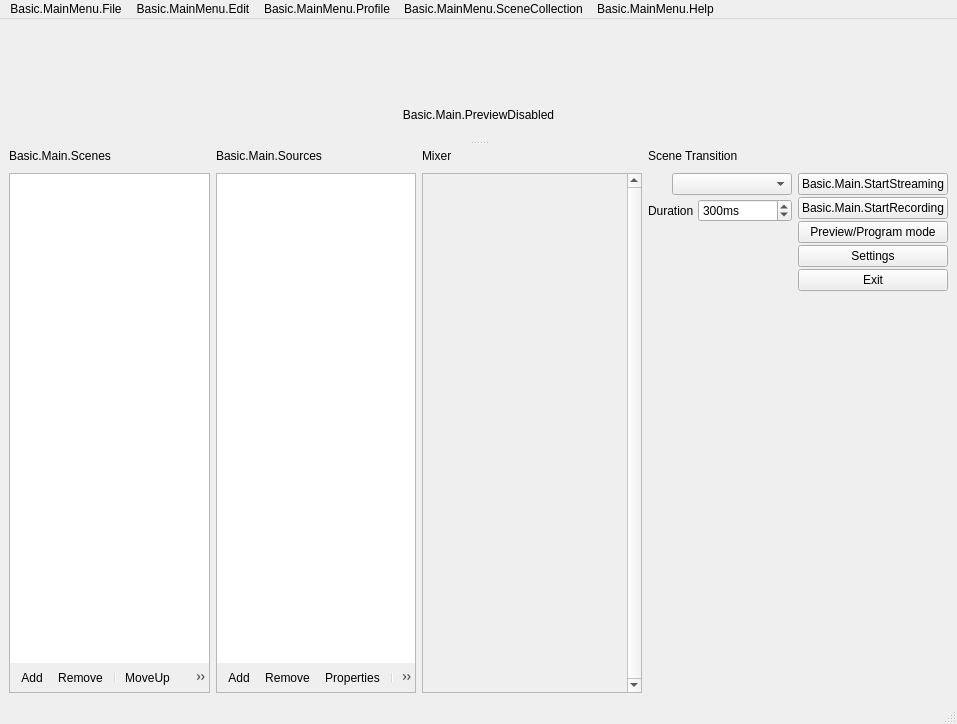
<?xml version="1.0" encoding="UTF-8"?>
<ui version="4.0">
 <author>Jim</author>
 <class>OBSBasic</class>
 <widget class="QMainWindow" name="OBSBasic">
  <property name="geometry">
   <rect>
    <x>0</x>
    <y>0</y>
    <width>957</width>
    <height>724</height>
   </rect>
  </property>
  <property name="sizePolicy">
   <sizepolicy hsizetype="Minimum" vsizetype="Minimum">
    <horstretch>0</horstretch>
    <verstretch>0</verstretch>
   </sizepolicy>
  </property>
  <property name="minimumSize">
   <size>
    <width>0</width>
    <height>0</height>
   </size>
  </property>
  <property name="windowTitle">
   <string>.MainWindow</string>
  </property>
  <property name="windowIcon">
   <iconset resource="obs.qrc">
    <normaloff>:/res/images/obs.png</normaloff>:/res/images/obs.png</iconset>
  </property>
  <property name="styleSheet">
   <string notr="true"/>
  </property>
  <widget class="QWidget" name="centralwidget">
   <layout class="QHBoxLayout" name="horizontalLayout">
    <item>
     <widget class="QSplitter" name="mainSplitter">
      <property name="orientation">
       <enum>Qt::Vertical</enum>
      </property>
      <property name="childrenCollapsible">
       <bool>false</bool>
      </property>
      <widget class="QWidget" name="verticalLayoutWidget_7">
       <layout class="QVBoxLayout" name="verticalLayout_14">
        <item>
         <layout class="QHBoxLayout" name="previewLayout">
          <property name="spacing">
           <number>2</number>
          </property>
          <item>
           <widget class="OBSBasicPreview" name="preview" native="true">
            <property name="sizePolicy">
             <sizepolicy hsizetype="Expanding" vsizetype="Expanding">
              <horstretch>0</horstretch>
              <verstretch>0</verstretch>
             </sizepolicy>
            </property>
            <property name="minimumSize">
             <size>
              <width>32</width>
              <height>32</height>
             </size>
            </property>
            <property name="focusPolicy">
             <enum>Qt::ClickFocus</enum>
            </property>
            <property name="contextMenuPolicy">
             <enum>Qt::CustomContextMenu</enum>
            </property>
           </widget>
          </item>
         </layout>
        </item>
        <item>
         <widget class="QLabel" name="previewDisabledLabel">
          <property name="sizePolicy">
           <sizepolicy hsizetype="Expanding" vsizetype="Expanding">
            <horstretch>0</horstretch>
            <verstretch>0</verstretch>
           </sizepolicy>
          </property>
          <property name="contextMenuPolicy">
           <enum>Qt::CustomContextMenu</enum>
          </property>
          <property name="text">
           <string>Basic.Main.PreviewDisabled</string>
          </property>
          <property name="alignment">
           <set>Qt::AlignCenter</set>
          </property>
         </widget>
        </item>
       </layout>
      </widget>
      <widget class="QWidget" name="gridLayoutWidget_2">
       <layout class="QGridLayout" name="gridLayout_2">
        <item row="1" column="4">
         <layout class="QVBoxLayout" name="buttonsVLayout">
          <property name="spacing">
           <number>2</number>
          </property>
          <item>
           <widget class="QPushButton" name="streamButton">
            <property name="enabled">
             <bool>true</bool>
            </property>
            <property name="sizePolicy">
             <sizepolicy hsizetype="Preferred" vsizetype="Fixed">
              <horstretch>0</horstretch>
              <verstretch>0</verstretch>
             </sizepolicy>
            </property>
            <property name="text">
             <string>Basic.Main.StartStreaming</string>
            </property>
            <property name="checkable">
             <bool>false</bool>
            </property>
           </widget>
          </item>
          <item>
           <widget class="QPushButton" name="recordButton">
            <property name="enabled">
             <bool>true</bool>
            </property>
            <property name="sizePolicy">
             <sizepolicy hsizetype="Preferred" vsizetype="Fixed">
              <horstretch>0</horstretch>
              <verstretch>0</verstretch>
             </sizepolicy>
            </property>
            <property name="minimumSize">
             <size>
              <width>130</width>
              <height>0</height>
             </size>
            </property>
            <property name="text">
             <string>Basic.Main.StartRecording</string>
            </property>
           </widget>
          </item>
          <item>
           <widget class="QPushButton" name="modeSwitch">
            <property name="text">
             <string>Preview/Program mode</string>
            </property>
           </widget>
          </item>
          <item>
           <widget class="QPushButton" name="settingsButton">
            <property name="sizePolicy">
             <sizepolicy hsizetype="Preferred" vsizetype="Fixed">
              <horstretch>0</horstretch>
              <verstretch>0</verstretch>
             </sizepolicy>
            </property>
            <property name="text">
             <string>Settings</string>
            </property>
           </widget>
          </item>
          <item>
           <widget class="QPushButton" name="exitButton">
            <property name="sizePolicy">
             <sizepolicy hsizetype="Preferred" vsizetype="Fixed">
              <horstretch>0</horstretch>
              <verstretch>0</verstretch>
             </sizepolicy>
            </property>
            <property name="text">
             <string>Exit</string>
            </property>
           </widget>
          </item>
          <item>
           <spacer name="expVSpacer_2">
            <property name="orientation">
             <enum>Qt::Vertical</enum>
            </property>
            <property name="sizeHint" stdset="0">
             <size>
              <width>0</width>
              <height>0</height>
             </size>
            </property>
           </spacer>
          </item>
         </layout>
        </item>
        <item row="1" column="2">
         <widget class="VScrollArea" name="scrollArea">
          <property name="minimumSize">
           <size>
            <width>220</width>
            <height>0</height>
           </size>
          </property>
          <property name="frameShape">
           <enum>QFrame::StyledPanel</enum>
          </property>
          <property name="frameShadow">
           <enum>QFrame::Sunken</enum>
          </property>
          <property name="verticalScrollBarPolicy">
           <enum>Qt::ScrollBarAlwaysOn</enum>
          </property>
          <property name="horizontalScrollBarPolicy">
           <enum>Qt::ScrollBarAlwaysOff</enum>
          </property>
          <property name="widgetResizable">
           <bool>true</bool>
          </property>
          <widget class="QWidget" name="volumeWidgets">
           <property name="geometry">
            <rect>
             <x>0</x>
             <y>0</y>
             <width>201</width>
             <height>16</height>
            </rect>
           </property>
           <property name="sizePolicy">
            <sizepolicy hsizetype="Preferred" vsizetype="Maximum">
             <horstretch>0</horstretch>
             <verstretch>0</verstretch>
            </sizepolicy>
           </property>
           <layout class="QVBoxLayout" name="verticalLayout_18">
            <property name="spacing">
             <number>0</number>
            </property>
            <property name="leftMargin">
             <number>0</number>
            </property>
            <property name="topMargin">
             <number>0</number>
            </property>
            <property name="rightMargin">
             <number>0</number>
            </property>
            <property name="bottomMargin">
             <number>0</number>
            </property>
           </layout>
          </widget>
         </widget>
        </item>
        <item row="1" column="0">
         <layout class="QVBoxLayout" name="scenesVLayout">
          <property name="spacing">
           <number>0</number>
          </property>
          <item>
           <widget class="QFrame" name="scenesFrame">
            <property name="sizePolicy">
             <sizepolicy hsizetype="Expanding" vsizetype="Expanding">
              <horstretch>0</horstretch>
              <verstretch>0</verstretch>
             </sizepolicy>
            </property>
            <property name="minimumSize">
             <size>
              <width>160</width>
              <height>0</height>
             </size>
            </property>
            <property name="maximumSize">
             <size>
              <width>260</width>
              <height>16777215</height>
             </size>
            </property>
            <property name="frameShape">
             <enum>QFrame::StyledPanel</enum>
            </property>
            <property name="frameShadow">
             <enum>QFrame::Sunken</enum>
            </property>
            <layout class="QVBoxLayout" name="verticalLayout_11">
             <property name="spacing">
              <number>0</number>
             </property>
             <property name="leftMargin">
              <number>0</number>
             </property>
             <property name="topMargin">
              <number>0</number>
             </property>
             <property name="rightMargin">
              <number>0</number>
             </property>
             <property name="bottomMargin">
              <number>0</number>
             </property>
             <item>
              <widget class="QListWidget" name="scenes">
               <property name="sizePolicy">
                <sizepolicy hsizetype="Preferred" vsizetype="Expanding">
                 <horstretch>0</horstretch>
                 <verstretch>0</verstretch>
                </sizepolicy>
               </property>
               <property name="contextMenuPolicy">
                <enum>Qt::CustomContextMenu</enum>
               </property>
               <property name="frameShape">
                <enum>QFrame::NoFrame</enum>
               </property>
               <property name="frameShadow">
                <enum>QFrame::Plain</enum>
               </property>
               <property name="showDropIndicator" stdset="0">
                <bool>true</bool>
               </property>
               <property name="dragEnabled">
                <bool>true</bool>
               </property>
               <property name="dragDropMode">
                <enum>QAbstractItemView::InternalMove</enum>
               </property>
               <property name="defaultDropAction">
                <enum>Qt::TargetMoveAction</enum>
               </property>
              </widget>
             </item>
             <item>
              <widget class="QToolBar" name="scenesToolbar">
               <property name="iconSize">
                <size>
                 <width>16</width>
                 <height>16</height>
                </size>
               </property>
               <property name="floatable">
                <bool>false</bool>
               </property>
               <addaction name="actionAddScene"/>
               <addaction name="actionRemoveScene"/>
               <addaction name="separator"/>
               <addaction name="actionSceneUp"/>
               <addaction name="actionSceneDown"/>
              </widget>
             </item>
             <item>
              <spacer name="scenesFixedSizeHSpacer">
               <property name="orientation">
                <enum>Qt::Horizontal</enum>
               </property>
               <property name="sizeType">
                <enum>QSizePolicy::Fixed</enum>
               </property>
               <property name="sizeHint" stdset="0">
                <size>
                 <width>150</width>
                 <height>0</height>
                </size>
               </property>
              </spacer>
             </item>
            </layout>
           </widget>
          </item>
         </layout>
        </item>
        <item row="0" column="1">
         <widget class="QLabel" name="sourcesLabel">
          <property name="text">
           <string>Basic.Main.Sources</string>
          </property>
         </widget>
        </item>
        <item row="0" column="2">
         <layout class="QHBoxLayout" name="mixadvHLayout">
          <property name="spacing">
           <number>2</number>
          </property>
          <item>
           <widget class="QLabel" name="mixerLabel">
            <property name="sizePolicy">
             <sizepolicy hsizetype="Maximum" vsizetype="Preferred">
              <horstretch>0</horstretch>
              <verstretch>0</verstretch>
             </sizepolicy>
            </property>
            <property name="text">
             <string>Mixer</string>
            </property>
           </widget>
          </item>
          <item>
           <widget class="QPushButton" name="advAudioProps">
            <property name="sizePolicy">
             <sizepolicy hsizetype="Maximum" vsizetype="Maximum">
              <horstretch>0</horstretch>
              <verstretch>0</verstretch>
             </sizepolicy>
            </property>
            <property name="maximumSize">
             <size>
              <width>22</width>
              <height>22</height>
             </size>
            </property>
            <property name="text">
             <string notr="true"/>
            </property>
            <property name="icon">
             <iconset resource="obs.qrc">
              <normaloff>:/res/images/configuration21_16.png</normaloff>:/res/images/configuration21_16.png</iconset>
            </property>
            <property name="flat">
             <bool>true</bool>
            </property>
            <property name="themeID" stdset="0">
             <string notr="true">configIconSmall</string>
            </property>
           </widget>
          </item>
          <item>
           <spacer name="mixadvHSpacer_4">
            <property name="orientation">
             <enum>Qt::Horizontal</enum>
            </property>
            <property name="sizeHint" stdset="0">
             <size>
              <width>0</width>
              <height>0</height>
             </size>
            </property>
           </spacer>
          </item>
         </layout>
        </item>
        <item row="1" column="1">
         <layout class="QVBoxLayout" name="sourcesVLayout">
          <property name="spacing">
           <number>0</number>
          </property>
          <item>
           <widget class="QFrame" name="sourcesFrame">
            <property name="sizePolicy">
             <sizepolicy hsizetype="Expanding" vsizetype="Expanding">
              <horstretch>0</horstretch>
              <verstretch>0</verstretch>
             </sizepolicy>
            </property>
            <property name="minimumSize">
             <size>
              <width>160</width>
              <height>0</height>
             </size>
            </property>
            <property name="maximumSize">
             <size>
              <width>260</width>
              <height>16777215</height>
             </size>
            </property>
            <property name="frameShape">
             <enum>QFrame::StyledPanel</enum>
            </property>
            <property name="frameShadow">
             <enum>QFrame::Sunken</enum>
            </property>
            <layout class="QVBoxLayout" name="verticalLayout_16">
             <property name="spacing">
              <number>0</number>
             </property>
             <property name="leftMargin">
              <number>0</number>
             </property>
             <property name="topMargin">
              <number>0</number>
             </property>
             <property name="rightMargin">
              <number>0</number>
             </property>
             <property name="bottomMargin">
              <number>0</number>
             </property>
             <item>
              <widget class="SourceListWidget" name="sources">
               <property name="sizePolicy">
                <sizepolicy hsizetype="Preferred" vsizetype="Expanding">
                 <horstretch>0</horstretch>
                 <verstretch>0</verstretch>
                </sizepolicy>
               </property>
               <property name="contextMenuPolicy">
                <enum>Qt::CustomContextMenu</enum>
               </property>
               <property name="frameShape">
                <enum>QFrame::NoFrame</enum>
               </property>
               <property name="showDropIndicator" stdset="0">
                <bool>true</bool>
               </property>
               <property name="dragEnabled">
                <bool>true</bool>
               </property>
               <property name="dragDropMode">
                <enum>QAbstractItemView::InternalMove</enum>
               </property>
               <property name="defaultDropAction">
                <enum>Qt::TargetMoveAction</enum>
               </property>
               <property name="selectionMode">
                <enum>QAbstractItemView::ExtendedSelection</enum>
               </property>
              </widget>
             </item>
             <item>
              <widget class="QToolBar" name="sourcesToolbar">
               <property name="iconSize">
                <size>
                 <width>16</width>
                 <height>16</height>
                </size>
               </property>
               <property name="floatable">
                <bool>false</bool>
               </property>
               <addaction name="actionAddSource"/>
               <addaction name="actionRemoveSource"/>
               <addaction name="actionSourceProperties"/>
               <addaction name="separator"/>
               <addaction name="actionSourceUp"/>
               <addaction name="actionSourceDown"/>
              </widget>
             </item>
             <item>
              <spacer name="sourcesFixedSizeHSpacer">
               <property name="orientation">
                <enum>Qt::Horizontal</enum>
               </property>
               <property name="sizeType">
                <enum>QSizePolicy::Fixed</enum>
               </property>
               <property name="sizeHint" stdset="0">
                <size>
                 <width>150</width>
                 <height>0</height>
                </size>
               </property>
              </spacer>
             </item>
            </layout>
           </widget>
          </item>
         </layout>
        </item>
        <item row="0" column="0">
         <widget class="QLabel" name="scenesLabel">
          <property name="text">
           <string>Basic.Main.Scenes</string>
          </property>
         </widget>
        </item>
        <item row="1" column="3">
         <layout class="QVBoxLayout" name="verticalLayout">
          <property name="spacing">
           <number>4</number>
          </property>
          <item>
           <layout class="QHBoxLayout" name="horizontalLayout_2">
            <property name="spacing">
             <number>2</number>
            </property>
            <item>
             <widget class="QPushButton" name="transitionProps">
              <property name="sizePolicy">
               <sizepolicy hsizetype="Maximum" vsizetype="Maximum">
                <horstretch>0</horstretch>
                <verstretch>0</verstretch>
               </sizepolicy>
              </property>
              <property name="maximumSize">
               <size>
                <width>22</width>
                <height>22</height>
               </size>
              </property>
              <property name="text">
               <string notr="true"/>
              </property>
              <property name="icon">
               <iconset resource="obs.qrc">
                <normaloff>:/res/images/configuration21_16.png</normaloff>:/res/images/configuration21_16.png</iconset>
              </property>
              <property name="flat">
               <bool>true</bool>
              </property>
              <property name="themeID" stdset="0">
               <string notr="true">configIconSmall</string>
              </property>
             </widget>
            </item>
            <item>
             <widget class="QComboBox" name="transitions">
              <property name="minimumSize">
               <size>
                <width>120</width>
                <height>0</height>
               </size>
              </property>
             </widget>
            </item>
           </layout>
          </item>
          <item>
           <layout class="QHBoxLayout" name="horizontalLayout_3">
            <property name="spacing">
             <number>4</number>
            </property>
            <item>
             <widget class="QLabel" name="transitionDurationLabel">
              <property name="sizePolicy">
               <sizepolicy hsizetype="Maximum" vsizetype="Preferred">
                <horstretch>0</horstretch>
                <verstretch>0</verstretch>
               </sizepolicy>
              </property>
              <property name="text">
               <string>Duration</string>
              </property>
             </widget>
            </item>
            <item>
             <widget class="QSpinBox" name="transitionDuration">
              <property name="suffix">
               <string>ms</string>
              </property>
              <property name="minimum">
               <number>2</number>
              </property>
              <property name="maximum">
               <number>10000</number>
              </property>
              <property name="singleStep">
               <number>50</number>
              </property>
              <property name="value">
               <number>300</number>
              </property>
             </widget>
            </item>
           </layout>
          </item>
          <item>
           <spacer name="verticalSpacer">
            <property name="orientation">
             <enum>Qt::Vertical</enum>
            </property>
            <property name="sizeHint" stdset="0">
             <size>
              <width>20</width>
              <height>40</height>
             </size>
            </property>
           </spacer>
          </item>
         </layout>
        </item>
        <item row="0" column="3">
         <widget class="QLabel" name="label_2">
          <property name="text">
           <string>Scene Transition</string>
          </property>
         </widget>
        </item>
       </layout>
      </widget>
     </widget>
    </item>
   </layout>
  </widget>
  <widget class="QMenuBar" name="menubar">
   <property name="geometry">
    <rect>
     <x>0</x>
     <y>0</y>
     <width>957</width>
     <height>21</height>
    </rect>
   </property>
   <widget class="QMenu" name="menu_File">
    <property name="title">
     <string>Basic.MainMenu.File</string>
    </property>
    <addaction name="actionShow_Recordings"/>
    <addaction name="actionRemux"/>
    <addaction name="separator"/>
    <addaction name="action_Settings"/>
    <addaction name="actionShowSettingsFolder"/>
    <addaction name="actionShowProfileFolder"/>
    <addaction name="separator"/>
    <addaction name="actionE_xit"/>
   </widget>
   <widget class="QMenu" name="menuBasic_MainMenu_Help">
    <property name="title">
     <string>Basic.MainMenu.Help</string>
    </property>
    <widget class="QMenu" name="menuLogFiles">
     <property name="title">
      <string>Basic.MainMenu.Help.Logs</string>
     </property>
     <addaction name="actionShowLogs"/>
     <addaction name="actionUploadCurrentLog"/>
     <addaction name="actionUploadLastLog"/>
     <addaction name="actionViewCurrentLog"/>
    </widget>
    <addaction name="actionWebsite"/>
    <addaction name="separator"/>
    <addaction name="menuLogFiles"/>
    <addaction name="actionCheckForUpdates"/>
   </widget>
   <widget class="QMenu" name="menuBasic_MainMenu_Edit">
    <property name="title">
     <string>Basic.MainMenu.Edit</string>
    </property>
    <widget class="QMenu" name="transformMenu">
     <property name="title">
      <string>Basic.MainMenu.Edit.Transform</string>
     </property>
     <addaction name="actionEditTransform"/>
     <addaction name="actionResetTransform"/>
     <addaction name="separator"/>
     <addaction name="actionRotate90CW"/>
     <addaction name="actionRotate90CCW"/>
     <addaction name="actionRotate180"/>
     <addaction name="separator"/>
     <addaction name="actionFlipHorizontal"/>
     <addaction name="actionFlipVertical"/>
     <addaction name="separator"/>
     <addaction name="actionFitToScreen"/>
     <addaction name="actionStretchToScreen"/>
     <addaction name="actionCenterToScreen"/>
    </widget>
    <widget class="QMenu" name="orderMenu">
     <property name="title">
      <string>Basic.MainMenu.Edit.Order</string>
     </property>
     <addaction name="actionMoveUp"/>
     <addaction name="actionMoveDown"/>
     <addaction name="separator"/>
     <addaction name="actionMoveToTop"/>
     <addaction name="actionMoveToBottom"/>
    </widget>
    <addaction name="transformMenu"/>
    <addaction name="orderMenu"/>
    <addaction name="separator"/>
    <addaction name="actionAdvAudioProperties"/>
   </widget>
   <widget class="QMenu" name="profileMenu">
    <property name="title">
     <string>Basic.MainMenu.Profile</string>
    </property>
    <addaction name="actionNewProfile"/>
    <addaction name="actionDupProfile"/>
    <addaction name="actionRenameProfile"/>
    <addaction name="actionRemoveProfile"/>
    <addaction name="separator"/>
   </widget>
   <widget class="QMenu" name="sceneCollectionMenu">
    <property name="title">
     <string>Basic.MainMenu.SceneCollection</string>
    </property>
    <addaction name="actionNewSceneCollection"/>
    <addaction name="actionDupSceneCollection"/>
    <addaction name="actionRenameSceneCollection"/>
    <addaction name="actionRemoveSceneCollection"/>
    <addaction name="separator"/>
   </widget>
   <addaction name="menu_File"/>
   <addaction name="menuBasic_MainMenu_Edit"/>
   <addaction name="profileMenu"/>
   <addaction name="sceneCollectionMenu"/>
   <addaction name="menuBasic_MainMenu_Help"/>
  </widget>
  <widget class="OBSBasicStatusBar" name="statusbar"/>
  <action name="actionAddScene">
   <property name="icon">
    <iconset resource="obs.qrc">
     <normaloff>:/res/images/add.png</normaloff>:/res/images/add.png</iconset>
   </property>
   <property name="text">
    <string>Add</string>
   </property>
   <property name="themeID" stdset="0">
    <string notr="true">addIconSmall</string>
   </property>
  </action>
  <action name="actionAddSource">
   <property name="icon">
    <iconset resource="obs.qrc">
     <normaloff>:/res/images/add.png</normaloff>:/res/images/add.png</iconset>
   </property>
   <property name="text">
    <string>Add</string>
   </property>
   <property name="themeID" stdset="0">
    <string notr="true">addIconSmall</string>
   </property>
  </action>
  <action name="actionRemoveScene">
   <property name="icon">
    <iconset resource="obs.qrc">
     <normaloff>:/res/images/list_remove.png</normaloff>:/res/images/list_remove.png</iconset>
   </property>
   <property name="text">
    <string>Remove</string>
   </property>
   <property name="shortcut">
    <string>Del</string>
   </property>
   <property name="shortcutContext">
    <enum>Qt::WidgetWithChildrenShortcut</enum>
   </property>
   <property name="themeID" stdset="0">
    <string notr="true">removeIconSmall</string>
   </property>
  </action>
  <action name="actionRemoveSource">
   <property name="icon">
    <iconset resource="obs.qrc">
     <normaloff>:/res/images/list_remove.png</normaloff>:/res/images/list_remove.png</iconset>
   </property>
   <property name="text">
    <string>Remove</string>
   </property>
   <property name="shortcut">
    <string>Del</string>
   </property>
   <property name="shortcutContext">
    <enum>Qt::WidgetWithChildrenShortcut</enum>
   </property>
   <property name="themeID" stdset="0">
    <string notr="true">removeIconSmall</string>
   </property>
  </action>
  <action name="actionSourceProperties">
   <property name="enabled">
    <bool>true</bool>
   </property>
   <property name="icon">
    <iconset resource="obs.qrc">
     <normaloff>:/res/images/properties.png</normaloff>:/res/images/properties.png</iconset>
   </property>
   <property name="text">
    <string>Properties</string>
   </property>
   <property name="themeID" stdset="0">
    <string notr="true">propertiesIconSmall</string>
   </property>
  </action>
  <action name="actionSceneUp">
   <property name="icon">
    <iconset resource="obs.qrc">
     <normaloff>:/res/images/up.png</normaloff>:/res/images/up.png</iconset>
   </property>
   <property name="text">
    <string>MoveUp</string>
   </property>
   <property name="themeID" stdset="0">
    <string notr="true">upArrowIconSmall</string>
   </property>
  </action>
  <action name="actionSourceUp">
   <property name="enabled">
    <bool>true</bool>
   </property>
   <property name="icon">
    <iconset resource="obs.qrc">
     <normaloff>:/res/images/up.png</normaloff>:/res/images/up.png</iconset>
   </property>
   <property name="text">
    <string>MoveUp</string>
   </property>
   <property name="themeID" stdset="0">
    <string notr="true">upArrowIconSmall</string>
   </property>
  </action>
  <action name="actionSceneDown">
   <property name="icon">
    <iconset resource="obs.qrc">
     <normaloff>:/res/images/down.png</normaloff>:/res/images/down.png</iconset>
   </property>
   <property name="text">
    <string>MoveDown</string>
   </property>
   <property name="themeID" stdset="0">
    <string notr="true">downArrowIconSmall</string>
   </property>
  </action>
  <action name="actionSourceDown">
   <property name="enabled">
    <bool>true</bool>
   </property>
   <property name="icon">
    <iconset resource="obs.qrc">
     <normaloff>:/res/images/down.png</normaloff>:/res/images/down.png</iconset>
   </property>
   <property name="text">
    <string>MoveDown</string>
   </property>
   <property name="themeID" stdset="0">
    <string notr="true">downArrowIconSmall</string>
   </property>
  </action>
  <action name="actionShow_Recordings">
   <property name="text">
    <string>Basic.MainMenu.File.ShowRecordings</string>
   </property>
  </action>
  <action name="actionRemux">
   <property name="text">
    <string>Basic.MainMenu.File.Remux</string>
   </property>
  </action>
  <action name="action_Settings">
   <property name="text">
    <string>Basic.MainMenu.File.Settings</string>
   </property>
  </action>
  <action name="actionE_xit">
   <property name="text">
    <string>Basic.MainMenu.File.Exit</string>
   </property>
  </action>
  <action name="actionShowLogs">
   <property name="text">
    <string>Basic.MainMenu.Help.Logs.ShowLogs</string>
   </property>
  </action>
  <action name="actionUploadLastLog">
   <property name="text">
    <string>Basic.MainMenu.Help.Logs.UploadLastLog</string>
   </property>
  </action>
  <action name="actionUploadCurrentLog">
   <property name="text">
    <string>Basic.MainMenu.Help.Logs.UploadCurrentLog</string>
   </property>
  </action>
  <action name="actionViewCurrentLog">
   <property name="text">
    <string>Basic.MainMenu.Help.Logs.ViewCurrentLog</string>
   </property>
  </action>
  <action name="actionUndo">
   <property name="enabled">
    <bool>false</bool>
   </property>
   <property name="text">
    <string>Basic.MainMenu.Edit.Undo</string>
   </property>
  </action>
  <action name="actionRedo">
   <property name="enabled">
    <bool>false</bool>
   </property>
   <property name="text">
    <string>Basic.MainMenu.Edit.Redo</string>
   </property>
  </action>
  <action name="actionEditTransform">
   <property name="text">
    <string>Basic.MainMenu.Edit.Transform.EditTransform</string>
   </property>
  </action>
  <action name="actionRotate90CW">
   <property name="text">
    <string>Basic.MainMenu.Edit.Transform.Rotate90CW</string>
   </property>
  </action>
  <action name="actionRotate90CCW">
   <property name="text">
    <string>Basic.MainMenu.Edit.Transform.Rotate90CCW</string>
   </property>
  </action>
  <action name="actionRotate180">
   <property name="text">
    <string>Basic.MainMenu.Edit.Transform.Rotate180</string>
   </property>
  </action>
  <action name="actionFitToScreen">
   <property name="text">
    <string>Basic.MainMenu.Edit.Transform.FitToScreen</string>
   </property>
   <property name="shortcut">
    <string>Ctrl+F</string>
   </property>
  </action>
  <action name="actionStretchToScreen">
   <property name="text">
    <string>Basic.MainMenu.Edit.Transform.StretchToScreen</string>
   </property>
   <property name="shortcut">
    <string>Ctrl+S</string>
   </property>
  </action>
  <action name="actionResetTransform">
   <property name="text">
    <string>Basic.MainMenu.Edit.Transform.ResetTransform</string>
   </property>
   <property name="shortcut">
    <string>Ctrl+R</string>
   </property>
  </action>
  <action name="actionCenterToScreen">
   <property name="text">
    <string>Basic.MainMenu.Edit.Transform.CenterToScreen</string>
   </property>
   <property name="shortcut">
    <string>Ctrl+D</string>
   </property>
  </action>
  <action name="actionFlipHorizontal">
   <property name="text">
    <string>Basic.MainMenu.Edit.Transform.FlipHorizontal</string>
   </property>
  </action>
  <action name="actionFlipVertical">
   <property name="text">
    <string>Basic.MainMenu.Edit.Transform.FlipVertical</string>
   </property>
  </action>
  <action name="actionMoveUp">
   <property name="text">
    <string>Basic.MainMenu.Edit.Order.MoveUp</string>
   </property>
   <property name="shortcut">
    <string>Ctrl+Up</string>
   </property>
  </action>
  <action name="actionMoveDown">
   <property name="text">
    <string>Basic.MainMenu.Edit.Order.MoveDown</string>
   </property>
   <property name="shortcut">
    <string>Ctrl+Down</string>
   </property>
  </action>
  <action name="actionMoveToTop">
   <property name="text">
    <string>Basic.MainMenu.Edit.Order.MoveToTop</string>
   </property>
   <property name="shortcut">
    <string>Ctrl+Home</string>
   </property>
  </action>
  <action name="actionMoveToBottom">
   <property name="text">
    <string>Basic.MainMenu.Edit.Order.MoveToBottom</string>
   </property>
   <property name="shortcut">
    <string>Ctrl+End</string>
   </property>
  </action>
  <action name="actionCheckForUpdates">
   <property name="text">
    <string>Basic.MainMenu.Help.CheckForUpdates</string>
   </property>
  </action>
  <action name="actionInteract">
   <property name="text">
    <string>Interact</string>
   </property>
  </action>
  <action name="actionAdvAudioProperties">
   <property name="text">
    <string>Basic.MainMenu.Edit.AdvAudio</string>
   </property>
  </action>
  <action name="actionWebsite">
   <property name="text">
    <string>Basic.MainMenu.Help.Website</string>
   </property>
  </action>
  <action name="actionNewSceneCollection">
   <property name="text">
    <string>New</string>
   </property>
  </action>
  <action name="actionDupSceneCollection">
   <property name="text">
    <string>Duplicate</string>
   </property>
  </action>
  <action name="actionRenameSceneCollection">
   <property name="text">
    <string>Rename</string>
   </property>
  </action>
  <action name="actionRemoveSceneCollection">
   <property name="text">
    <string>Remove</string>
   </property>
  </action>
  <action name="actionNewProfile">
   <property name="text">
    <string>New</string>
   </property>
  </action>
  <action name="actionDupProfile">
   <property name="text">
    <string>Duplicate</string>
   </property>
  </action>
  <action name="actionRenameProfile">
   <property name="text">
    <string>Rename</string>
   </property>
  </action>
  <action name="actionRemoveProfile">
   <property name="text">
    <string>Remove</string>
   </property>
  </action>
  <action name="actionShowSettingsFolder">
   <property name="text">
    <string>Basic.MainMenu.File.ShowSettingsFolder</string>
   </property>
  </action>
  <action name="actionShowProfileFolder">
   <property name="text">
    <string>Basic.MainMenu.File.ShowProfileFolder</string>
   </property>
  </action>
 </widget>
 <customwidgets>
  <customwidget>
   <class>OBSBasicPreview</class>
   <extends>QWidget</extends>
   <header>window-basic-preview.hpp</header>
   <container>1</container>
  </customwidget>
  <customwidget>
   <class>OBSBasicStatusBar</class>
   <extends>QStatusBar</extends>
   <header>window-basic-status-bar.hpp</header>
  </customwidget>
  <customwidget>
   <class>VScrollArea</class>
   <extends>QScrollArea</extends>
   <header>vertical-scroll-area.hpp</header>
   <container>1</container>
  </customwidget>
  <customwidget>
   <class>SourceListWidget</class>
   <extends>QListWidget</extends>
   <header>source-list-widget.hpp</header>
  </customwidget>
 </customwidgets>
 <resources>
  <include location="obs.qrc"/>
 </resources>
 <connections>
  <connection>
   <sender>actionE_xit</sender>
   <signal>triggered()</signal>
   <receiver>OBSBasic</receiver>
   <slot>close()</slot>
   <hints>
    <hint type="sourcelabel">
     <x>-1</x>
     <y>-1</y>
    </hint>
    <hint type="destinationlabel">
     <x>463</x>
     <y>351</y>
    </hint>
   </hints>
  </connection>
  <connection>
   <sender>exitButton</sender>
   <signal>clicked()</signal>
   <receiver>OBSBasic</receiver>
   <slot>close()</slot>
   <hints>
    <hint type="sourcelabel">
     <x>838</x>
     <y>272</y>
    </hint>
    <hint type="destinationlabel">
     <x>902</x>
     <y>-10</y>
    </hint>
   </hints>
  </connection>
 </connections>
</ui>
